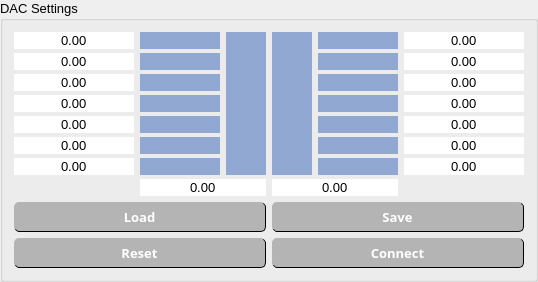
         <widget class="QGroupBox" name="GBOX_dac_panel">
          <property name="minimumSize">
           <size>
            <width>177</width>
            <height>168</height>
           </size>
          </property>
          <property name="font">
           <font>
            <family>Arial</family>
            <pointsize>10</pointsize>
           </font>
          </property>
          <property name="styleSheet">
           <string notr="true"/>
          </property>
          <property name="title">
           <string>DAC Settings</string>
          </property>
          <layout class="QVBoxLayout" name="verticalLayout_6" stretch="0,0,0">
           <item>
            <layout class="QGridLayout" name="gridLayout_2" columnstretch="3,2,1,1,2,3">
             <property name="verticalSpacing">
              <number>4</number>
             </property>
             <item row="0" column="4">
              <widget class="QLabel" name="ELEC_dac_ch7">
               <property name="styleSheet">
                <string notr="true">background:rgb(145, 168, 210)</string>
               </property>
               <property name="text">
                <string/>
               </property>
              </widget>
             </item>
             <item row="0" column="1">
              <widget class="QLabel" name="ELEC_dac_ch0">
               <property name="styleSheet">
                <string notr="true">background:rgb(145, 168, 210)</string>
               </property>
               <property name="text">
                <string/>
               </property>
              </widget>
             </item>
             <item row="1" column="1">
              <widget class="QLabel" name="ELEC_dac_ch1">
               <property name="styleSheet">
                <string notr="true">background:rgb(145, 168, 210)</string>
               </property>
               <property name="text">
                <string/>
               </property>
              </widget>
             </item>
             <item row="2" column="4">
              <widget class="QLabel" name="ELEC_dac_ch9">
               <property name="styleSheet">
                <string notr="true">background:rgb(145, 168, 210)</string>
               </property>
               <property name="text">
                <string/>
               </property>
              </widget>
             </item>
             <item row="1" column="4">
              <widget class="QLabel" name="ELEC_dac_ch8">
               <property name="styleSheet">
                <string notr="true">background:rgb(145, 168, 210)</string>
               </property>
               <property name="text">
                <string/>
               </property>
              </widget>
             </item>
             <item row="4" column="0">
              <widget class="QLineEdit" name="TXT_ELEC_4">
               <property name="styleSheet">
                <string notr="true">QLineEdit { border: none }</string>
               </property>
               <property name="text">
                <string>0.00</string>
               </property>
               <property name="alignment">
                <set>Qt::AlignCenter</set>
               </property>
              </widget>
             </item>
             <item row="5" column="0">
              <widget class="QLineEdit" name="TXT_ELEC_5">
               <property name="styleSheet">
                <string notr="true">QLineEdit { border: none }</string>
               </property>
               <property name="text">
                <string>0.00</string>
               </property>
               <property name="alignment">
                <set>Qt::AlignCenter</set>
               </property>
              </widget>
             </item>
             <item row="1" column="0">
              <widget class="QLineEdit" name="TXT_ELEC_1">
               <property name="styleSheet">
                <string notr="true">QLineEdit { border: none }</string>
               </property>
               <property name="text">
                <string>0.00</string>
               </property>
               <property name="alignment">
                <set>Qt::AlignCenter</set>
               </property>
              </widget>
             </item>
             <item row="3" column="0">
              <widget class="QLineEdit" name="TXT_ELEC_3">
               <property name="styleSheet">
                <string notr="true">QLineEdit { border: none }</string>
               </property>
               <property name="text">
                <string>0.00</string>
               </property>
               <property name="alignment">
                <set>Qt::AlignCenter</set>
               </property>
              </widget>
             </item>
             <item row="3" column="5">
              <widget class="QLineEdit" name="TXT_ELEC_10">
               <property name="styleSheet">
                <string notr="true">QLineEdit { border: none }</string>
               </property>
               <property name="text">
                <string>0.00</string>
               </property>
               <property name="alignment">
                <set>Qt::AlignCenter</set>
               </property>
              </widget>
             </item>
             <item row="0" column="5">
              <widget class="QLineEdit" name="TXT_ELEC_7">
               <property name="styleSheet">
                <string notr="true">QLineEdit { border: none }</string>
               </property>
               <property name="text">
                <string>0.00</string>
               </property>
               <property name="alignment">
                <set>Qt::AlignCenter</set>
               </property>
              </widget>
             </item>
             <item row="2" column="5">
              <widget class="QLineEdit" name="TXT_ELEC_9">
               <property name="styleSheet">
                <string notr="true">QLineEdit { border: none }</string>
               </property>
               <property name="text">
                <string>0.00</string>
               </property>
               <property name="alignment">
                <set>Qt::AlignCenter</set>
               </property>
              </widget>
             </item>
             <item row="6" column="0">
              <widget class="QLineEdit" name="TXT_ELEC_6">
               <property name="styleSheet">
                <string notr="true">QLineEdit { border: none }</string>
               </property>
               <property name="text">
                <string>0.00</string>
               </property>
               <property name="alignment">
                <set>Qt::AlignCenter</set>
               </property>
              </widget>
             </item>
             <item row="4" column="5">
              <widget class="QLineEdit" name="TXT_ELEC_11">
               <property name="styleSheet">
                <string notr="true">QLineEdit { border: none }</string>
               </property>
               <property name="text">
                <string>0.00</string>
               </property>
               <property name="alignment">
                <set>Qt::AlignCenter</set>
               </property>
              </widget>
             </item>
             <item row="5" column="5">
              <widget class="QLineEdit" name="TXT_ELEC_12">
               <property name="styleSheet">
                <string notr="true">QLineEdit { border: none }</string>
               </property>
               <property name="text">
                <string>0.00</string>
               </property>
               <property name="alignment">
                <set>Qt::AlignCenter</set>
               </property>
              </widget>
             </item>
             <item row="0" column="0">
              <widget class="QLineEdit" name="TXT_ELEC_0">
               <property name="styleSheet">
                <string notr="true">QLineEdit { border: none }</string>
               </property>
               <property name="text">
                <string>0.00</string>
               </property>
               <property name="alignment">
                <set>Qt::AlignCenter</set>
               </property>
              </widget>
             </item>
             <item row="6" column="5">
              <widget class="QLineEdit" name="TXT_ELEC_13">
               <property name="styleSheet">
                <string notr="true">QLineEdit { border: none }</string>
               </property>
               <property name="text">
                <string>0.00</string>
               </property>
               <property name="alignment">
                <set>Qt::AlignCenter</set>
               </property>
              </widget>
             </item>
             <item row="2" column="0">
              <widget class="QLineEdit" name="TXT_ELEC_2">
               <property name="styleSheet">
                <string notr="true">QLineEdit { border: none }</string>
               </property>
               <property name="text">
                <string>0.00</string>
               </property>
               <property name="alignment">
                <set>Qt::AlignCenter</set>
               </property>
              </widget>
             </item>
             <item row="3" column="4">
              <widget class="QLabel" name="ELEC_dac_ch10">
               <property name="styleSheet">
                <string notr="true">background:rgb(145, 168, 210)</string>
               </property>
               <property name="text">
                <string/>
               </property>
              </widget>
             </item>
             <item row="5" column="1">
              <widget class="QLabel" name="ELEC_dac_ch5">
               <property name="styleSheet">
                <string notr="true">background:rgb(145, 168, 210)</string>
               </property>
               <property name="text">
                <string/>
               </property>
              </widget>
             </item>
             <item row="5" column="4">
              <widget class="QLabel" name="ELEC_dac_ch12">
               <property name="styleSheet">
                <string notr="true">background:rgb(145, 168, 210)</string>
               </property>
               <property name="text">
                <string/>
               </property>
              </widget>
             </item>
             <item row="4" column="4">
              <widget class="QLabel" name="ELEC_dac_ch11">
               <property name="styleSheet">
                <string notr="true">background:rgb(145, 168, 210)</string>
               </property>
               <property name="text">
                <string/>
               </property>
              </widget>
             </item>
             <item row="6" column="1">
              <widget class="QLabel" name="ELEC_dac_ch6">
               <property name="styleSheet">
                <string notr="true">background:rgb(145, 168, 210)</string>
               </property>
               <property name="text">
                <string/>
               </property>
              </widget>
             </item>
             <item row="4" column="1">
              <widget class="QLabel" name="ELEC_dac_ch4">
               <property name="styleSheet">
                <string notr="true">background:rgb(145, 168, 210)</string>
               </property>
               <property name="text">
                <string/>
               </property>
              </widget>
             </item>
             <item row="6" column="4">
              <widget class="QLabel" name="ELEC_dac_ch13">
               <property name="styleSheet">
                <string notr="true">background:rgb(145, 168, 210)</string>
               </property>
               <property name="text">
                <string/>
               </property>
              </widget>
             </item>
             <item row="0" column="3" rowspan="7">
              <widget class="QLabel" name="ELEC_dac_ch15">
               <property name="styleSheet">
                <string notr="true">background:rgb(145, 168, 210)</string>
               </property>
               <property name="text">
                <string/>
               </property>
              </widget>
             </item>
             <item row="3" column="1">
              <widget class="QLabel" name="ELEC_dac_ch3">
               <property name="styleSheet">
                <string notr="true">background:rgb(145, 168, 210)</string>
               </property>
               <property name="text">
                <string/>
               </property>
              </widget>
             </item>
             <item row="0" column="2" rowspan="7">
              <widget class="QLabel" name="ELEC_dac_ch14">
               <property name="styleSheet">
                <string notr="true">background:rgb(145, 168, 210)</string>
               </property>
               <property name="text">
                <string/>
               </property>
              </widget>
             </item>
             <item row="2" column="1">
              <widget class="QLabel" name="ELEC_dac_ch2">
               <property name="styleSheet">
                <string notr="true">background:rgb(145, 168, 210)</string>
               </property>
               <property name="text">
                <string/>
               </property>
              </widget>
             </item>
             <item row="7" column="1" colspan="2">
              <widget class="QLineEdit" name="TXT_ELEC_14">
               <property name="styleSheet">
                <string notr="true">QLineEdit { border: none }</string>
               </property>
               <property name="text">
                <string>0.00</string>
               </property>
               <property name="alignment">
                <set>Qt::AlignCenter</set>
               </property>
              </widget>
             </item>
             <item row="7" column="3" colspan="2">
              <widget class="QLineEdit" name="TXT_ELEC_15">
               <property name="styleSheet">
                <string notr="true">QLineEdit { border: none }</string>
               </property>
               <property name="text">
                <string>0.00</string>
               </property>
               <property name="alignment">
                <set>Qt::AlignCenter</set>
               </property>
              </widget>
             </item>
             <item row="1" column="5">
              <widget class="QLineEdit" name="TXT_ELEC_8">
               <property name="styleSheet">
                <string notr="true">QLineEdit { border: none }</string>
               </property>
               <property name="text">
                <string>0.00</string>
               </property>
               <property name="alignment">
                <set>Qt::AlignCenter</set>
               </property>
              </widget>
             </item>
            </layout>
           </item>
           <item>
            <layout class="QHBoxLayout" name="horizontalLayout_7" stretch="1,1">
             <item>
              <widget class="QPushButton" name="BTN_dac_load">
               <property name="enabled">
                <bool>true</bool>
               </property>
               <property name="minimumSize">
                <size>
                 <width>30</width>
                 <height>30</height>
                </size>
               </property>
               <property name="font">
                <font>
                 <family>Arial Black</family>
                 <pointsize>10</pointsize>
                 <weight>75</weight>
                 <bold>true</bold>
                </font>
               </property>
               <property name="styleSheet">
                <string notr="true">border-radius: 5px ;background-color: rgb(180, 180, 180);  color: rgb(255, 255, 255); color: rgb(255, 255, 255); border-style: outset; border-bottom: 1px solid; border-right: 1px solid</string>
               </property>
               <property name="text">
                <string>Load</string>
               </property>
               <property name="checkable">
                <bool>false</bool>
               </property>
               <property name="checked">
                <bool>false</bool>
               </property>
               <property name="autoDefault">
                <bool>false</bool>
               </property>
              </widget>
             </item>
             <item>
              <widget class="QPushButton" name="BTN_dac_save">
               <property name="enabled">
                <bool>true</bool>
               </property>
               <property name="minimumSize">
                <size>
                 <width>30</width>
                 <height>30</height>
                </size>
               </property>
               <property name="font">
                <font>
                 <family>Arial Black</family>
                 <pointsize>10</pointsize>
                 <weight>75</weight>
                 <bold>true</bold>
                </font>
               </property>
               <property name="styleSheet">
                <string notr="true">border-radius: 5px ;background-color: rgb(180, 180, 180);  color: rgb(255, 255, 255); color: rgb(255, 255, 255); border-style: outset; border-bottom: 1px solid; border-right: 1px solid</string>
               </property>
               <property name="text">
                <string>Save</string>
               </property>
               <property name="checkable">
                <bool>false</bool>
               </property>
               <property name="checked">
                <bool>false</bool>
               </property>
               <property name="autoDefault">
                <bool>false</bool>
               </property>
              </widget>
             </item>
            </layout>
           </item>
           <item>
            <layout class="QHBoxLayout" name="horizontalLayout_8" stretch="1,1">
             <item>
              <widget class="QPushButton" name="BTN_dac_reset">
               <property name="enabled">
                <bool>true</bool>
               </property>
               <property name="minimumSize">
                <size>
                 <width>30</width>
                 <height>30</height>
                </size>
               </property>
               <property name="font">
                <font>
                 <family>Arial Black</family>
                 <pointsize>10</pointsize>
                 <weight>75</weight>
                 <bold>true</bold>
                </font>
               </property>
               <property name="styleSheet">
                <string notr="true">border-radius: 5px ;background-color: rgb(180, 180, 180);  color: rgb(255, 255, 255); color: rgb(255, 255, 255); border-style: outset; border-bottom: 1px solid; border-right: 1px solid</string>
               </property>
               <property name="text">
                <string>Reset</string>
               </property>
               <property name="checkable">
                <bool>false</bool>
               </property>
               <property name="checked">
                <bool>false</bool>
               </property>
               <property name="autoDefault">
                <bool>false</bool>
               </property>
              </widget>
             </item>
             <item>
              <widget class="QPushButton" name="BTN_dac_connect">
               <property name="enabled">
                <bool>true</bool>
               </property>
               <property name="minimumSize">
                <size>
                 <width>30</width>
                 <height>30</height>
                </size>
               </property>
               <property name="font">
                <font>
                 <family>Arial Black</family>
                 <pointsize>10</pointsize>
                 <weight>75</weight>
                 <bold>true</bold>
                </font>
               </property>
               <property name="styleSheet">
                <string notr="true">border-radius: 5px ;background-color: rgb(180, 180, 180);  color: rgb(255, 255, 255); color: rgb(255, 255, 255); border-style: outset; border-bottom: 1px solid; border-right: 1px solid</string>
               </property>
               <property name="text">
                <string>Connect</string>
               </property>
               <property name="checkable">
                <bool>true</bool>
               </property>
               <property name="checked">
                <bool>false</bool>
               </property>
               <property name="autoDefault">
                <bool>false</bool>
               </property>
              </widget>
             </item>
            </layout>
           </item>
          </layout>
         </widget>
